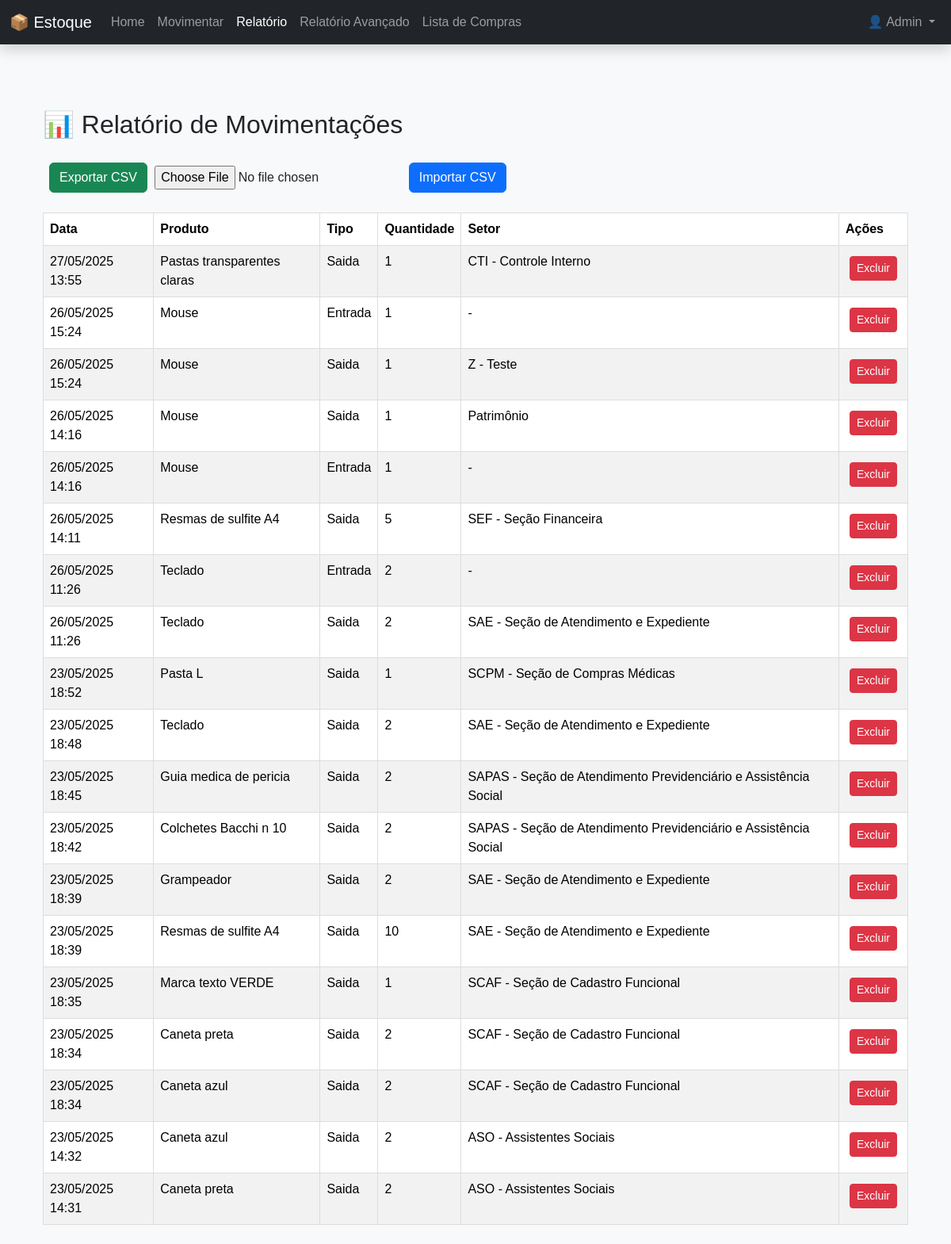
Page /relatorio (signed in) on the earlier database version.
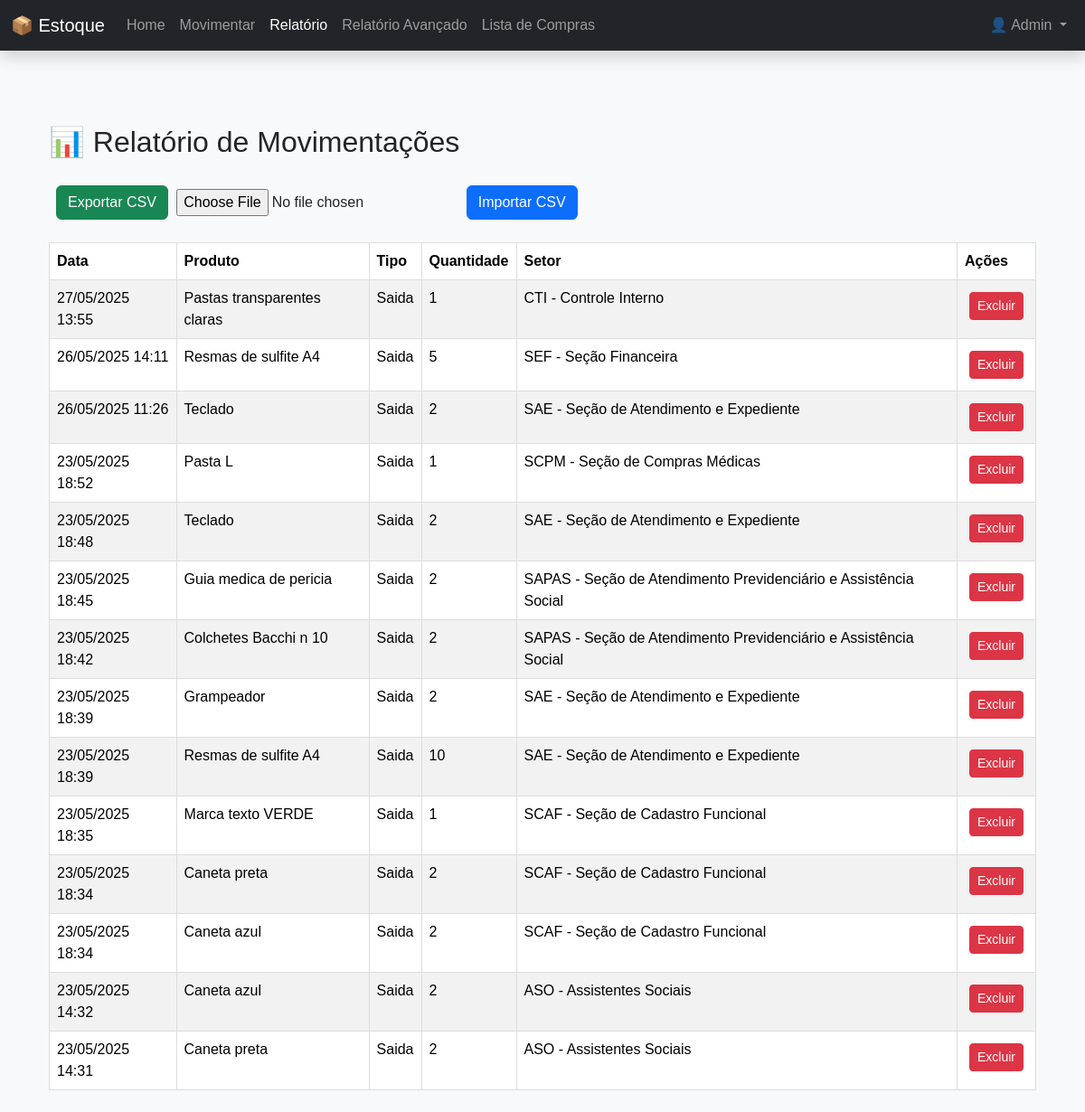
Same page on the later database version.
### models.py (models this page shows, shortened)
class Usuario(db.Model, UserMixin):
    id = db.Column(db.Integer, primary_key=True)
    nome = db.Column(db.String(100), nullable=False)
    email = db.Column(db.String(100), unique=True, nullable=False)
    senha = db.Column(db.String(200), nullable=False)
    tipo = db.Column(db.String(20), nullable=False, default='usuario')
    @property
    def is_admin(self):
        return self.tipo == 'admin'

class Movimentacao(db.Model):
    __tablename__ = 'movimentacoes'
    id = db.Column(db.Integer, primary_key=True)
    produto_id = db.Column(db.Integer, db.ForeignKey('produtos.id'))
    tipo = db.Column(db.String(10))  # entrada ou saida
    quantidade = db.Column(db.Integer)
    data = db.Column(db.DateTime, default=hora_Brasilia)
    setor_id = db.Column(db.Integer, db.ForeignKey('setores.id'), nullable=True)
    produto = db.relationship('Produto', backref='movimentacoes')
    setor = db.relationship('Setor', backref='movimentacoes')

class Produto(db.Model):
    __tablename__ = 'produtos'
    id = db.Column(db.Integer, primary_key=True)
    nome = db.Column(db.String(100), nullable=False)
    quantidade = db.Column(db.Integer, nullable=False)
    preco = db.Column(db.Float, nullable=False)
    estoque_minimo = db.Column(db.Integer, nullable=False, default=0)
    categoria_id = db.Column(db.Integer, db.ForeignKey('categoria.id'), nullable=False)

class Setor(db.Model):
    __tablename__ = 'setores'
    id = db.Column(db.Integer, primary_key=True)
    nome = db.Column(db.String(100), nullable=False)

### app.py (the view)
@app.route('/relatorio')
@login_required
def relatorio():
    movimentacoes = Movimentacao.query.order_by(Movimentacao.data.desc()).all()
    return render_template('relatorio.html', movimentacoes=movimentacoes)

### app.py (called while the page is built)
@login_manager.user_loader
def load_user(user_id):
    return Usuario.query.get(int(user_id))

### templates/relatorio.html (shortened to what this page needs)
{% extends 'base.html' %}
{% block content %}
  <div class="container mt-5">
    <h2 class="mb-4">📊 Relatório de Movimentações</h2>
    <div class="col-12">
      <a href="{{ url_for('exportar_csv_movimentacoes') }}" class="btn btn-success ms-2">Exportar CSV</a>
      <form action="{{ url_for('importar_csv_movimentacoes') }}" method="post" enctype="multipart/form-data" style="display:inline;">
        <input type="file" name="arquivo_csv" accept=".csv" style="display:inline;" required>
        <button type="submit" class="btn btn-primary ms-2">Importar CSV</button>
      </form>
  </div>
    <table class="table table-striped">
    <thead>
      <tr>
        <th>Data</th>
        <th>Produto</th>
        <th>Tipo</th>
        <th>Quantidade</th>
        <th>Setor</th>
        <th>Ações</th>
      </tr>
    </thead>
    <tbody>
      {% for mov in movimentacoes %}
      <tr>
        <td>{{ mov.data.strftime('%d/%m/%Y %H:%M') }}</td>
        <td>{{ mov.produto.nome }}</td>
        <td>{{ mov.tipo.title() }}</td>
        <td>{{ mov.quantidade }}</td>
        <td>
          {% if mov.tipo == 'saida' and mov.setor %}
            {{ mov.setor.nome }}
          {% else %}
            -
          {% endif %}
        </td>
        <td>
          <form action="{{ url_for('excluir_movimentacao', id=mov.id) }}" method="POST" onsubmit="return confirm('Deseja realmente excluir esta movimentação?');">
            <button type="submit" class="btn btn-danger btn-sm">Excluir</button>
          </form>
        </td>
      </tr>
      {% endfor %}
    </tbody>
  </table>
  </div>
{% endblock %}

### templates/base.html (shortened to what this page needs)
<!DOCTYPE html>
<html lang="pt-br">
<head>
  <link href="https://cdn.jsdelivr.net/npm/bootstrap@5.3.3/dist/css/bootstrap.min.css" rel="stylesheet">
  <link rel="stylesheet" href="{{ url_for('static', filename='css/style.css') }}">
</head>
<body class="bg-light">
  <nav class="navbar navbar-expand-lg navbar-dark bg-dark fixed-top shadow">
    <div class="container-fluid">
      <a class="navbar-brand" href="{{ url_for('index') }}">📦 Estoque</a>
      <div class="collapse navbar-collapse" id="navbarNav">
        <ul class="navbar-nav me-auto">
          <li class="nav-item">
            <a class="nav-link {% if request.endpoint == 'index' %}active{% endif %}" href="{{ url_for('index') }}">Home</a>
          </li>
          <li class="nav-item">
            <a class="nav-link {% if request.endpoint == 'movimentar' %}active{% endif %}" href="{{ url_for('movimentar') }}">Movimentar</a>
          </li>
          <li class="nav-item">
            <a class="nav-link {% if request.endpoint == 'relatorio' %}active{% endif %}" href="{{ url_for('relatorio') }}">Relatório</a>
          </li>
          <li class="nav-item">
            <a class="nav-link" href="{{ url_for('relatorio_avancado') }}">Relatório Avançado</a>
          </li>
                    <li class="nav-item">
            <a class="nav-link" href="{{ url_for('lista_compras') }}">Lista de Compras</a>
          </li>
        </ul>
        <ul class="navbar-nav ms-auto">
        {% if current_user.is_authenticated %}
          <li class="nav-item dropdown">
            <a class="nav-link dropdown-toggle" href="#" id="userDropdown" role="button" data-bs-toggle="dropdown" aria-expanded="false">
              👤 {{ current_user.nome }}
            </a>
          </li>
        {% else %}
          <li class="nav-item">
            <a class="nav-link text-success" href="{{ url_for('login') }}">Login</a>
          </li>
        {% endif %}
        </ul>
      </div>
    </div>
  </nav>
  <main class="container my-4">
    {% block content %}{% endblock %}
  </main>
</body>
</html>

### static/css/style.css (style rules this page uses)
body { font-family: Arial, sans-serif; margin: 20px; }
form input, form button { margin: 5px; }
table { margin-top: 20px; border-collapse: collapse; width: 100%; }
table, th, td { border: 1px solid #ddd; }
th, td { padding: 8px; }

### templates/base.html (style rules this page uses)
body { padding-top: 70px; }

Differences in the rows shown:
removed Movimentacao: data "26/05/2025 15:24", produto.nome "Mouse", tipo "Entrada", quantidade "1"
removed Movimentacao: data "26/05/2025 15:24", produto.nome "Mouse", tipo "Saida", quantidade "1", setor.nome "Z - Teste"
removed Movimentacao: data "26/05/2025 14:16", produto.nome "Mouse", tipo "Saida", quantidade "1", setor.nome "Patrimônio"
removed Movimentacao: data "26/05/2025 14:16", produto.nome "Mouse", tipo "Entrada", quantidade "1"
removed Movimentacao: data "26/05/2025 11:26", produto.nome "Teclado", tipo "Entrada", quantidade "2"
